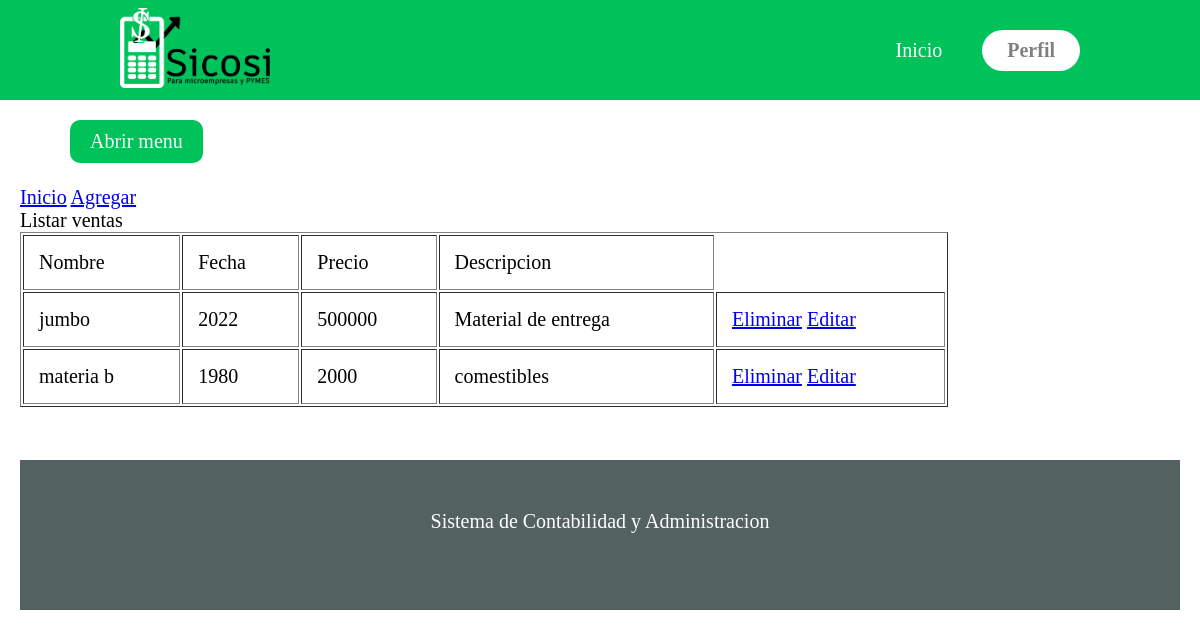
The page /Ventas/index on the database its author committed.
### base/models.py (models this page shows, shortened)
class Venta(models.Model):
    nombre      = models.CharField(primary_key=True,max_length=63, verbose_name='Nombre')
    fecha       = models.IntegerField(verbose_name='Fecha')
    precio      = models.IntegerField(verbose_name='Precio')
    descripcion = models.CharField(max_length=50, verbose_name='Descripcion')

### base/views.py (the view)
# urls.py: path('Ventas/index', views.ventas, name="ventas"),
def ventas(request):
    ventas = Venta.objects.all()
    return render(request, 'app/Ventas/index.html', {'ventas': ventas })

### base/templates/app/Ventas/index.html (shortened to what this page needs)
{% extends 'app/base.html' %}
{% block contenido %}
Listar ventas
<table border="1px" border-collapse= collapse width=80%>
    <thead>
        <tr text-align= center>
            <td text-align= center>Nombre</td>
            <td>Fecha</td>
            <td>Precio</td>
            <td>Descripcion</td>
        </tr>
    </thead>
    <tbody>
        {% for per in ventas %}
        <tr>
            <td>{{per.nombre}}</td>
            <td>{{per.fecha}}</td>
            <td>{{per.precio}}</td>
            <td>{{per.descripcion}}</td>
            <td>
                <a href="{% url 'eliminar'  per.nombre %}">Eliminar</a>
                <a href="{% url 'editar'  per.nombre %}">Editar</a>
            </td>
        </tr>
        {% endfor %}
    </tbody>
</table>
<br>
{% endblock %}

### base/static/app/CSS/Menu.css (style rules this page uses)
* { font-family: "Bahnschrift", Times, serif; box-sizing: border-box; margin: 0; padding: 0; font-size: 20px; }
body { font-family: "Bahnschrift", Times, serif; box-sizing: border-box; margin: 0; padding: 0; font-size: 20px; background-color: white; }
th, td { padding: 15px; text-align: left; }

### rows shown on the page
Venta: nombre "jumbo", fecha "2022", precio "500000", descripcion "Material de entrega"
Venta: nombre "materia b", fecha "1980", precio "2000", descripcion "comestibles"
